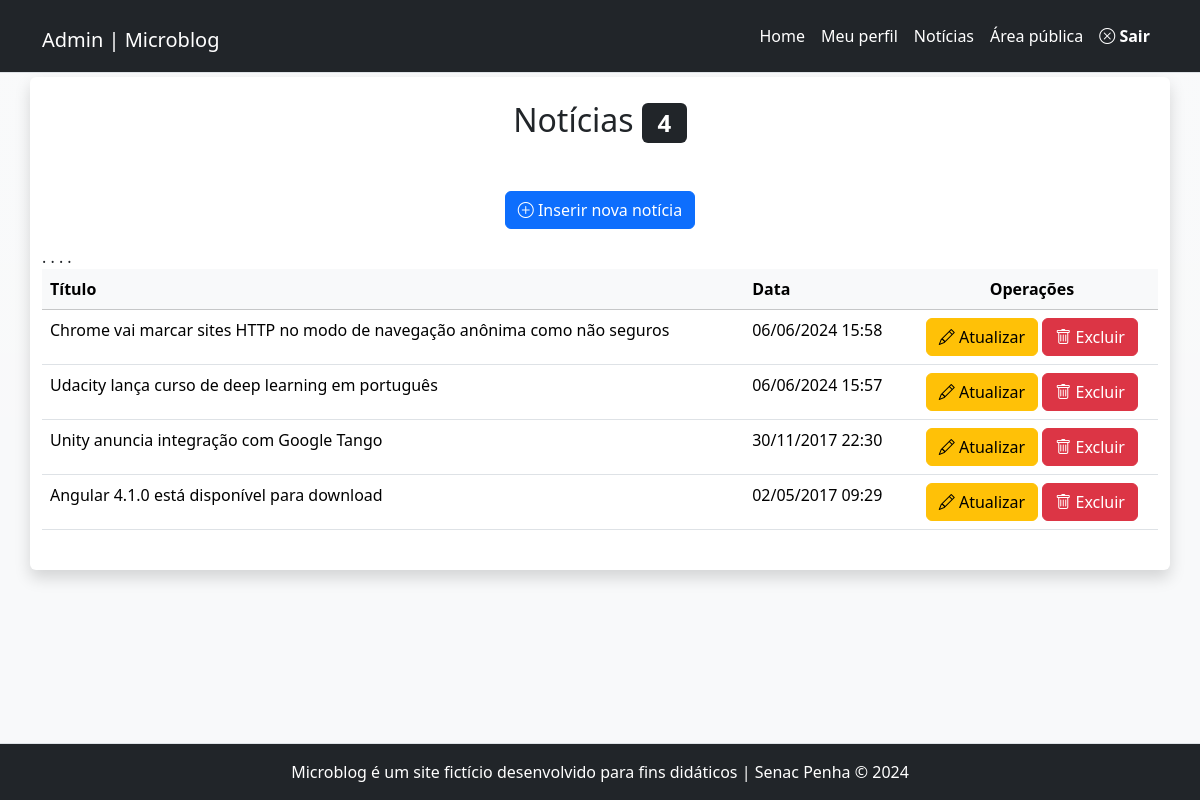
The page /admin/noticias.php (signed in) on the database its author committed.
### tables this page shows
CREATE TABLE `noticias` (
  `id` int(11) NOT NULL,
  `data` datetime NOT NULL DEFAULT current_timestamp(),
  `titulo` varchar(150) NOT NULL,
  `texto` text NOT NULL,
  `resumo` tinytext NOT NULL,
  `imagem` varchar(45) NOT NULL,
  `usuario_id` int(11) NOT NULL
);

### inc/funcoes-noticias.php (called while the page is built, shortened)
<?php
function formataData($data){
    return date("d/m/Y H:i", strtotime($data));
}
function lerNoticias($conexao, $idUsuario, $tipoUsuario){
    if($tipoUsuario == 'admin'){
        $sql = "SELECT
        noticias.id,
        noticias.titulo,
        noticias.data,
        usuarios.nome
        FROM noticias JOIN usuarios
        ON noticias.usuario_id = usuarios.id
        ORDER BY data DESC";
    } else {
        $sql = "SELECT titulo, data, id FROM noticias WHERE  usuario_id = $idUsuario ORDER BY data DESC";
    }
    $resultado = mysqli_query($conexao, $sql) or die(mysqli_error($conexao));
    return mysqli_fetch_all($resultado, MYSQLI_ASSOC);
}

### admin/noticias.php (the view, shortened to what this page needs)
<?php
require_once "../inc/cabecalho-admin.php";
require_once "../inc/funcoes-noticias.php";
$idUsuario = $_SESSION['id'];
$tipoUsuario = $_SESSION['tipo'];
$listaDeNoticias = lerNoticias($conexao, $idUsuario, $tipoUsuario);
?>
<div class="row">
	<article class="col-12 bg-white rounded shadow my-1 py-4">
		<h2 class="text-center">
		Notícias <span class="badge bg-dark"><?=count($listaDeNoticias)?></span>
		</h2>
		<p class="text-center mt-5">
			<a class="btn btn-primary" href="noticia-insere.php">
			<i class="bi bi-plus-circle"></i>
			Inserir nova notícia</a>
		</p>
		<div class="table-responsive">
			<table class="table table-hover">
				<thead class="table-light">
					<tr>
                        <th>Título</th>
                        <th>Data</th>
						<th class="text-center">Operações</th>
					</tr>
				</thead>
				<tbody>
				<?php foreach($listaDeNoticias as $noticia){ ?>
					<tr>
                        <td> <?=$noticia['titulo']?> </td>
                        <td> <?=formataData($noticia['data'])?> </td>
						<td class="text-center">
							<a class="btn btn-warning"
							href="noticia-atualiza.php?id=<?=$noticia['id']?>">
							<i class="bi bi-pencil"></i> Atualizar
							</a>
							<a class="btn btn-danger excluir"
							href="noticia-exclui.php?id=<?=$noticia['id']?>">
							<i class="bi bi-trash"></i> Excluir
							</a>
						</td>
					</tr>
				<?php } ?>
				</tbody>
			</table>
	</div>
	</article>
</div>
<?php
require_once "../inc/rodape-admin.php";
?>

### rows shown on the page
noticias: titulo "Chrome vai marcar sites HTTP no modo de navegação anônima como não seguros", data "06/06/2024 15:58"
noticias: titulo "Udacity lança curso de deep learning em português", data "06/06/2024 15:57"
noticias: titulo "Unity anuncia integração com Google Tango", data "30/11/2017 22:30"
noticias: titulo "Angular 4.1.0 está disponível para download", data "02/05/2017 09:29"

### other values the page prints
count($listaDeNoticias) "4"
